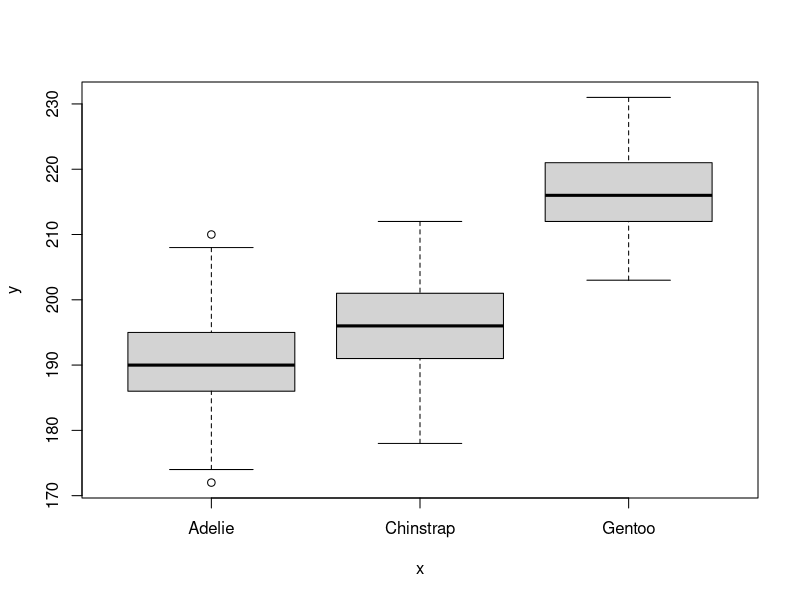
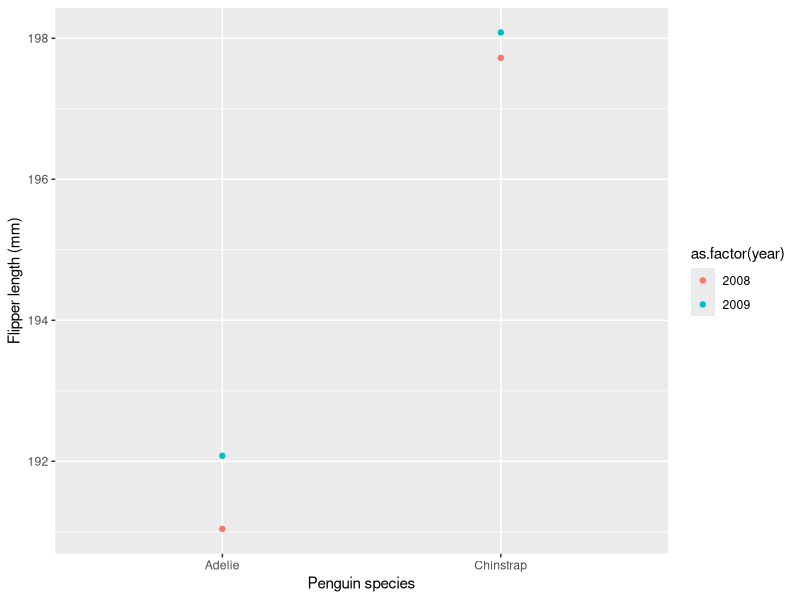
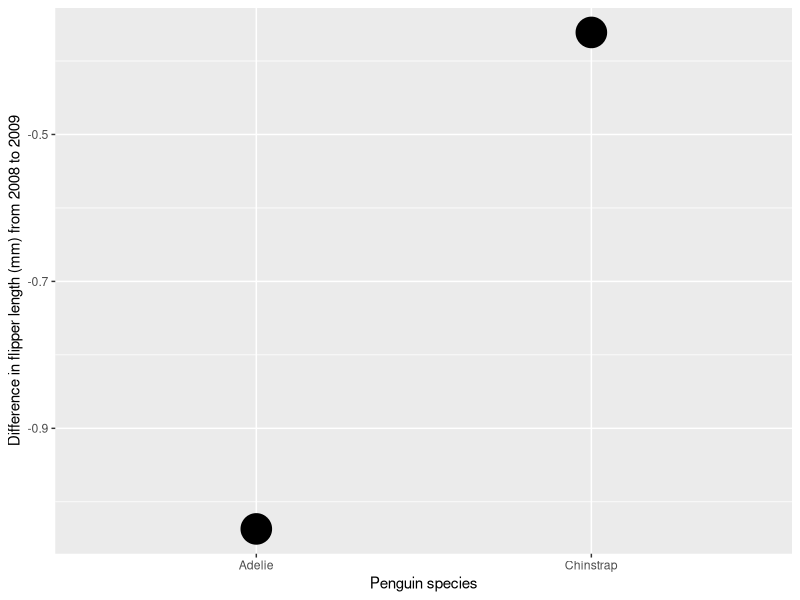
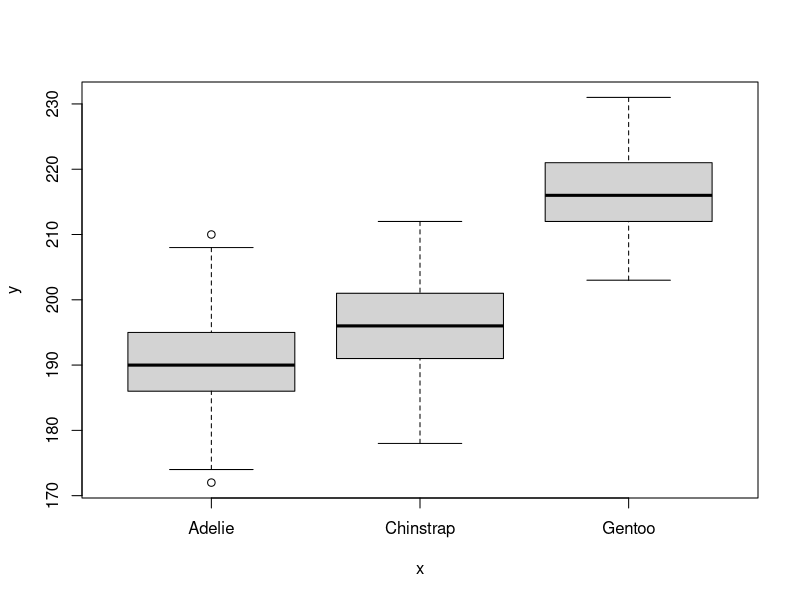
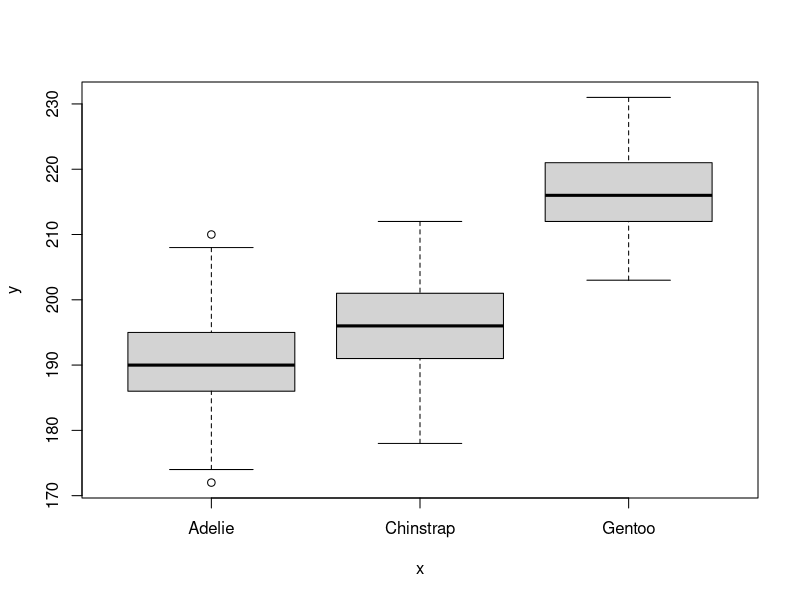
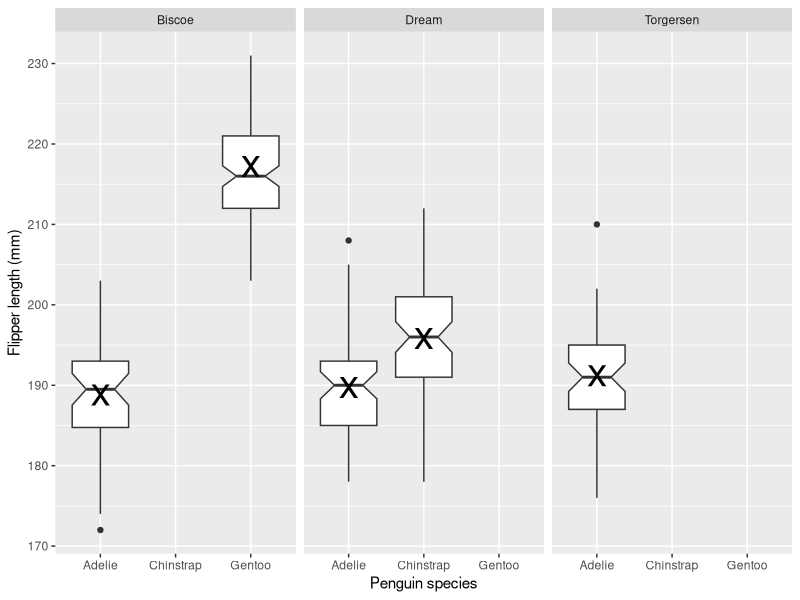

The R source for these figures, in order:
## ---- chunk 1
library(palmerpenguins)
original_penguins <- plot(x = palmerpenguins::penguins$species, y = penguins$flipper_length_mm)
## ---- chunk 2
library(dplyr)
library(ggplot2)
library(tidyr)
names(palmerpenguins::penguins)

summary_by_year <- palmerpenguins::penguins %>%
  group_by(species, year) %>%
  dplyr::filter(species != "Gentoo", year != 2007) %>%
  summarize(mean_flips = mean(flipper_length_mm)) %>%
  arrange(mean_flips)

ggplot(data = summary_by_year, 
       mapping = aes(x = species, y = mean_flips, color = as.factor(year))) +
  geom_point()+ 
  labs(x = "Penguin species", y = "Flipper length (mm)")



summary_penguin_diffs <- summary_by_year %>%
  ungroup()%>%
  pivot_wider(names_from = year, values_from = mean_flips)%>%
  mutate(diff_flips = `2008`-`2009`)

ggplot(data = summary_penguin_diffs, 
       mapping = aes(x = species, y = diff_flips)) +
  geom_point(size = 10)+ 
  labs(x = "Penguin species", 
       y = "Difference in flipper length (mm) from 2008 to 2009")

## ---- chunk 3
library(palmerpenguins)
(original_penguins <- plot(x = palmerpenguins::penguins$species, y = penguins$flipper_length_mm))
## ---- chunk 4
library(palmerpenguins)
(original_penguins <- plot(x = palmerpenguins::penguins$species, y = penguins$flipper_length_mm))
## ---- chunk 5
library(palmerpenguins)
library(ggplot2)
ggplot(data = palmerpenguins::penguins, mapping = aes(x = species, y = flipper_length_mm)) +
  geom_boxplot(notch = TRUE) +
  geom_point(stat = "summary", 
             fun = mean, 
             shape = "x", 
             size = 10)+ 
  facet_wrap(island~.) + 
  labs(x = "Penguin species", y = "Flipper length (mm)")
